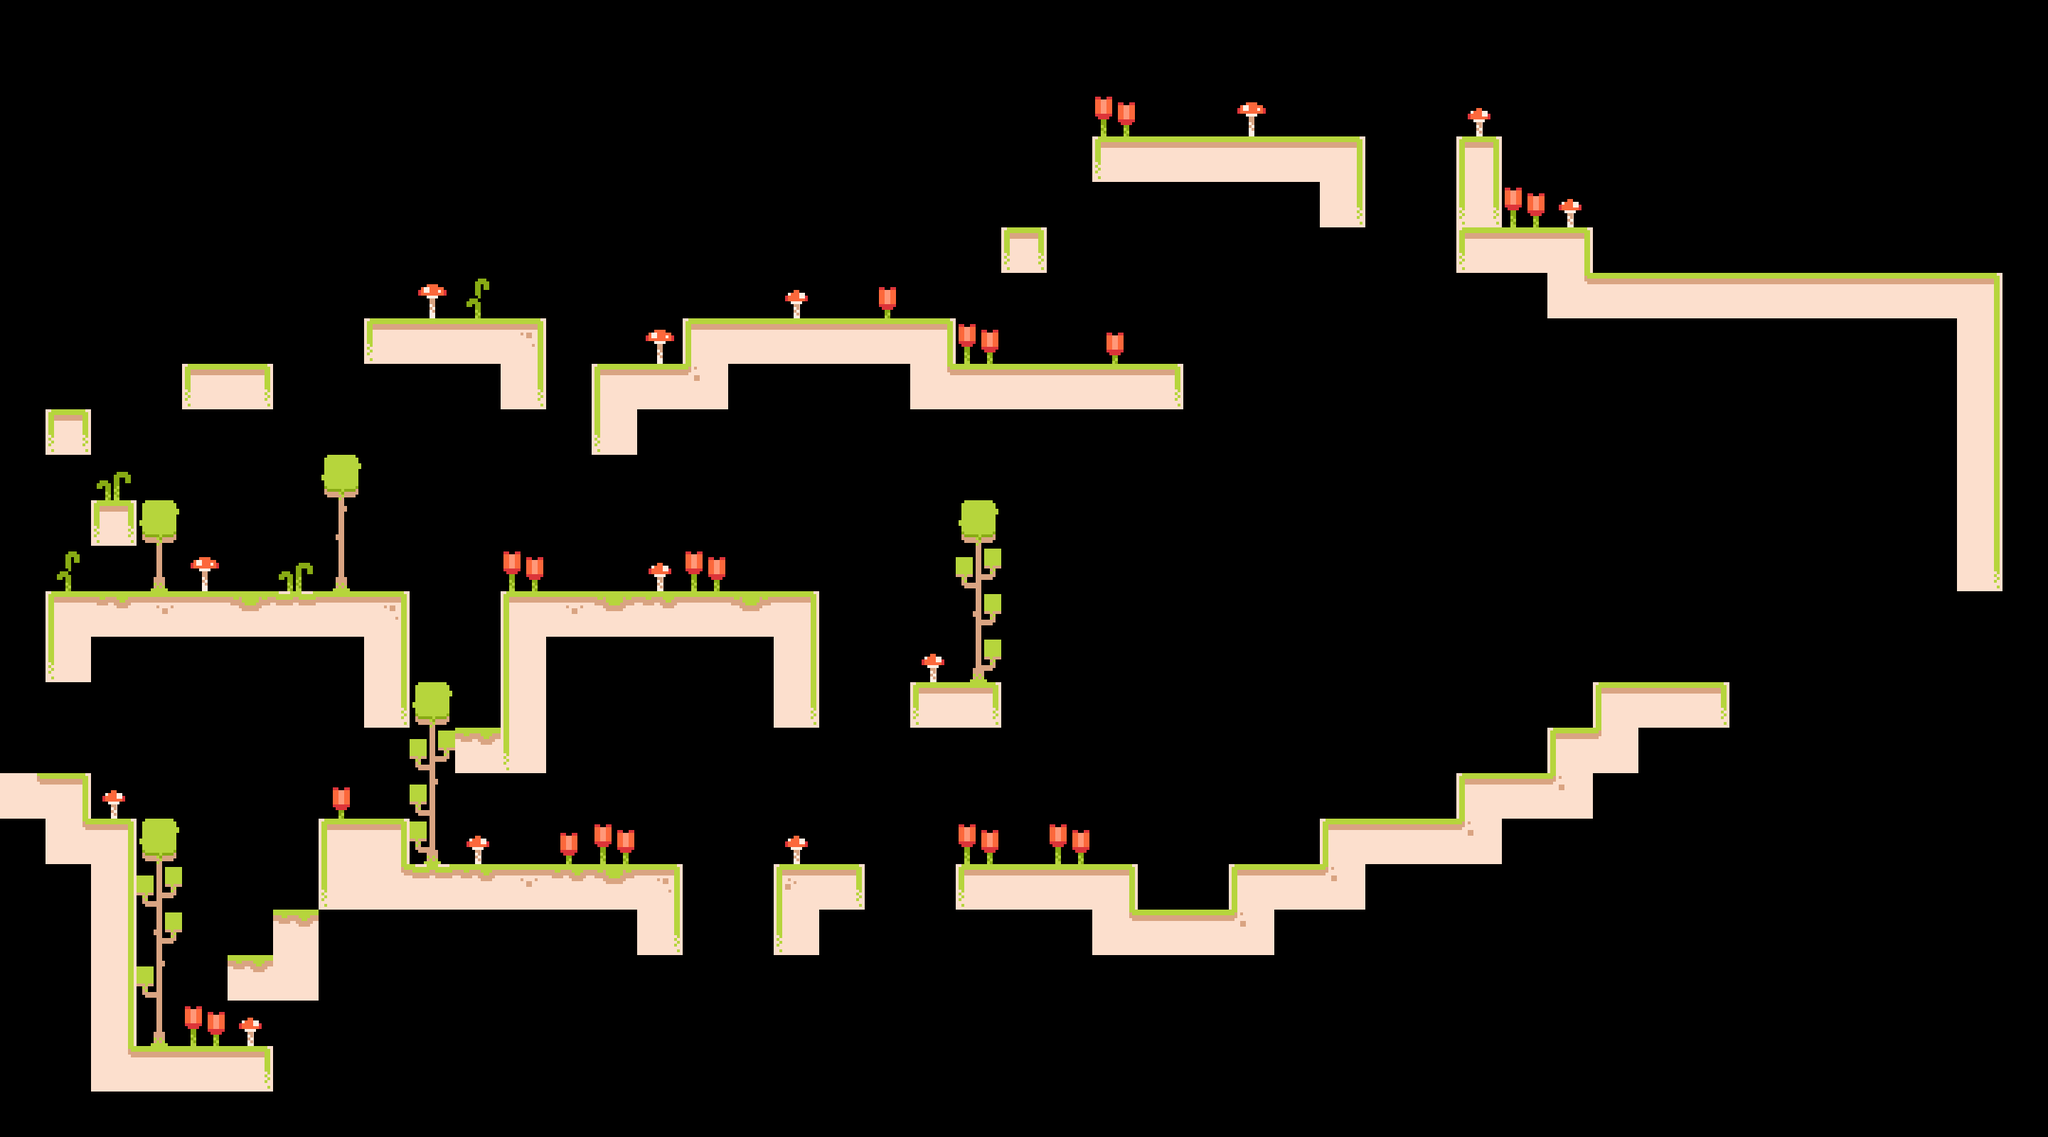

The image is a tile-based game level rendered from a .tmx file. Its description and complete source (layers, tilesets, objects, tile grids) follow:
An orthogonal 45x25 tile map with 64x64 px tiles, 2 tile layers (Main, Decoration) and 6 objects (5x Worm, Player).

<map version="1.10" tiledversion="1.11.0" orientation="orthogonal" renderorder="right-down" width="45" height="25" tilewidth="64" tileheight="64" infinite="0" nextlayerid="4" nextobjectid="11">
 <tileset firstgid="1" source="../tilesets/tilemap.tsx" />
 <layer id="1" name="Main" width="45" height="25">
  <data encoding="csv">
0,0,0,0,0,0,0,0,0,0,0,0,0,0,0,0,0,0,0,0,0,0,0,0,0,0,0,0,0,0,0,0,0,0,0,0,0,0,0,0,0,0,0,0,0,
0,0,0,0,0,0,0,0,0,0,0,0,0,0,0,0,0,0,0,0,0,0,0,0,0,0,0,0,0,0,0,0,0,0,0,0,0,0,0,0,0,0,0,0,0,
0,0,0,0,0,0,0,0,0,0,0,0,0,0,0,0,0,0,0,0,0,0,0,0,0,0,0,0,0,0,0,0,0,0,0,0,0,0,0,0,0,0,0,0,0,
0,0,0,0,0,0,0,0,0,0,0,0,0,0,0,0,0,0,0,0,0,0,0,0,28,5,5,5,5,6,0,0,20,0,0,0,0,0,0,0,0,0,0,0,0,
0,0,0,0,0,0,0,0,0,0,0,0,0,0,0,0,0,0,0,0,0,0,0,0,0,0,0,0,0,19,0,0,30,0,0,0,0,0,0,0,0,0,0,0,0,
0,0,0,0,0,0,0,0,0,0,0,0,0,0,0,0,0,0,0,0,0,0,10,0,0,0,0,0,0,0,0,0,28,5,6,0,0,0,0,0,0,0,0,0,0,
0,0,0,0,0,0,0,0,0,0,0,0,0,0,0,0,0,0,0,0,0,0,0,0,0,0,0,0,0,0,0,0,0,0,25,5,5,5,5,5,5,5,5,6,0,
0,0,0,0,0,0,0,0,28,5,5,9,0,0,0,4,5,5,5,5,6,0,0,0,0,0,0,0,0,0,0,0,0,0,0,0,0,0,0,0,0,0,0,16,0,
0,0,0,0,28,29,0,0,0,0,0,19,0,4,5,26,0,0,0,0,25,5,5,5,5,29,0,0,0,0,0,0,0,0,0,0,0,0,0,0,0,0,0,16,0,
0,10,0,0,0,0,0,0,0,0,0,0,0,17,0,0,0,0,0,0,0,0,0,0,0,0,0,0,0,0,0,0,0,0,0,0,0,0,0,0,0,0,0,16,0,
0,0,0,0,0,0,0,0,0,0,0,0,0,0,0,0,0,0,0,0,0,0,0,0,0,0,0,0,0,0,0,0,0,0,0,0,0,0,0,0,0,0,0,16,0,
0,0,10,0,0,0,0,0,0,0,0,0,0,0,0,0,0,0,0,0,0,0,0,0,0,0,0,0,0,0,0,0,0,0,0,0,0,0,0,0,0,0,0,16,0,
0,0,0,0,0,0,0,0,0,0,0,0,0,0,0,0,0,0,0,0,0,0,0,0,0,0,0,0,0,0,0,0,0,0,0,0,0,0,0,0,0,0,0,19,0,
0,4,22,8,5,23,21,5,9,0,0,4,8,23,22,5,23,6,0,0,0,0,0,0,0,0,0,0,0,0,0,0,0,0,0,0,0,0,0,0,0,0,0,0,0,
0,17,0,0,0,0,0,0,16,0,0,14,0,0,0,0,0,16,0,0,0,0,0,0,0,0,0,0,0,0,0,0,0,0,0,0,0,0,0,0,0,0,0,0,0,
0,0,0,0,0,0,0,0,19,0,0,14,0,0,0,0,0,19,0,0,28,29,0,0,0,0,0,0,0,0,0,0,0,0,0,4,5,29,0,0,0,0,0,0,0,
0,0,0,0,0,0,0,0,0,0,22,17,0,0,0,0,0,0,0,0,0,0,0,0,0,0,0,0,0,0,0,0,0,0,4,24,0,0,0,0,0,0,0,0,0,
25,6,0,0,0,0,0,0,0,0,0,0,0,0,0,0,0,0,0,0,0,0,0,0,0,0,0,0,0,0,0,0,4,5,26,0,0,0,0,0,0,0,0,0,0,
0,25,6,0,0,0,0,4,6,0,0,0,0,0,0,0,0,0,0,0,0,0,0,0,0,0,0,0,0,4,5,5,26,0,0,0,0,0,0,0,0,0,0,0,0,
0,0,16,0,0,0,0,17,25,21,22,8,22,23,9,0,0,7,29,0,0,28,5,5,6,0,0,4,5,26,0,0,0,0,0,0,0,0,0,0,0,0,0,0,0,
0,0,16,0,0,0,22,0,0,0,0,0,0,0,19,0,0,17,0,0,0,0,0,0,25,5,5,26,0,0,0,0,0,0,0,0,0,0,0,0,0,0,0,0,0,
0,0,16,0,0,22,15,0,0,0,0,0,0,0,0,0,0,0,0,0,0,0,0,0,0,0,0,0,0,0,0,0,0,0,0,0,0,0,0,0,0,0,0,0,0,
0,0,16,0,0,0,0,0,0,0,0,0,0,0,0,0,0,0,0,0,0,0,0,0,0,0,0,0,0,0,0,0,0,0,0,0,0,0,0,0,0,0,0,0,0,
0,0,25,5,5,29,0,0,0,0,0,0,0,0,0,0,0,0,0,0,0,0,0,0,0,0,0,0,0,0,0,0,0,0,0,0,0,0,0,0,0,0,0,0,0,
0,0,0,0,0,0,0,0,0,0,0,0,0,0,0,0,0,0,0,0,0,0,0,0,0,0,0,0,0,0,0,0,0,0,0,0,0,0,0,0,0,0,0,0,0
</data>
 </layer>
 <layer id="3" name="Decoration" width="45" height="25">
  <data encoding="csv">
0,0,0,0,0,0,0,0,0,0,0,0,0,0,0,0,0,0,0,0,0,0,0,0,0,0,0,0,0,0,0,0,0,0,0,0,0,0,0,0,0,0,0,0,0,
0,0,0,0,0,0,0,0,0,0,0,0,0,0,0,0,0,0,0,0,0,0,0,0,0,0,0,0,0,0,0,0,0,0,0,0,0,0,0,0,0,0,0,0,0,
0,0,0,0,0,0,0,0,0,0,0,0,0,0,0,0,0,0,0,0,0,0,0,0,33,0,0,31,0,0,0,0,32,0,0,0,0,0,0,0,0,0,0,0,0,
0,0,0,0,0,0,0,0,0,0,0,0,0,0,0,0,0,0,0,0,0,0,0,0,0,0,0,0,0,0,0,0,0,0,0,0,0,0,0,0,0,0,0,0,0,
0,0,0,0,0,0,0,0,0,0,0,0,0,0,0,0,0,0,0,0,0,0,0,0,0,0,0,0,0,0,0,0,0,33,32,0,0,0,0,0,0,0,0,0,0,
0,0,0,0,0,0,0,0,0,0,0,0,0,0,0,0,0,0,0,0,0,0,0,0,0,0,0,0,0,0,0,0,0,0,0,0,0,0,0,0,0,0,0,0,0,
0,0,0,0,0,0,0,0,0,31,36,0,0,0,0,0,0,32,0,34,0,0,0,0,0,0,0,0,0,0,0,0,0,0,0,0,0,0,0,0,0,0,0,0,0,
0,0,0,0,0,0,0,0,0,0,0,0,0,0,31,0,0,0,0,0,0,33,0,0,34,0,0,0,0,0,0,0,0,0,0,0,0,0,0,0,0,0,0,0,0,
0,0,0,0,0,0,0,0,0,0,0,0,0,0,0,0,0,0,0,0,0,0,0,0,0,0,0,0,0,0,0,0,0,0,0,0,0,0,0,0,0,0,0,0,0,
0,0,0,0,0,0,0,0,0,0,0,0,0,0,0,0,0,0,0,0,0,0,0,0,0,0,0,0,0,0,0,0,0,0,0,0,0,0,0,0,0,0,0,0,0,
0,0,35,0,0,0,0,39,0,0,0,0,0,0,0,0,0,0,0,0,0,0,0,0,0,0,0,0,0,0,0,0,0,0,0,0,0,0,0,0,0,0,0,0,0,
0,0,0,39,0,0,0,49,0,0,0,0,0,0,0,0,0,0,0,0,0,39,0,0,0,0,0,0,0,0,0,0,0,0,0,0,0,0,0,0,0,0,0,0,0,
0,36,0,59,31,0,35,59,0,0,0,33,0,0,32,33,0,0,0,0,0,40,0,0,0,0,0,0,0,0,0,0,0,0,0,0,0,0,0,0,0,0,0,0,0,
0,0,0,0,0,0,0,0,0,0,0,0,0,0,0,0,0,0,0,0,0,50,0,0,0,0,0,0,0,0,0,0,0,0,0,0,0,0,0,0,0,0,0,0,0,
0,0,0,0,0,0,0,0,0,0,0,0,0,0,0,0,0,0,0,0,32,60,0,0,0,0,0,0,0,0,0,0,0,0,0,0,0,0,0,0,0,0,0,0,0,
0,0,0,0,0,0,0,0,0,39,0,0,0,0,0,0,0,0,0,0,0,0,0,0,0,0,0,0,0,0,0,0,0,0,0,0,0,0,0,0,0,0,0,0,0,
0,0,0,0,0,0,0,0,0,40,0,0,0,0,0,0,0,0,0,0,0,0,0,0,0,0,0,0,0,0,0,0,0,0,0,0,0,0,0,0,0,0,0,0,0,
0,0,32,0,0,0,0,34,0,48,0,0,0,0,0,0,0,0,0,0,0,0,0,0,0,0,0,0,0,0,0,0,0,0,0,0,0,0,0,0,0,0,0,0,0,
0,0,0,39,0,0,0,0,0,58,32,0,34,33,0,0,0,32,0,0,0,33,0,33,0,0,0,0,0,0,0,0,0,0,0,0,0,0,0,0,0,0,0,0,0,
0,0,0,40,0,0,0,0,0,0,0,0,0,0,0,0,0,0,0,0,0,0,0,0,0,0,0,0,0,0,0,0,0,0,0,0,0,0,0,0,0,0,0,0,0,
0,0,0,50,0,0,0,0,0,0,0,0,0,0,0,0,0,0,0,0,0,0,0,0,0,0,0,0,0,0,0,0,0,0,0,0,0,0,0,0,0,0,0,0,0,
0,0,0,48,0,0,0,0,0,0,0,0,0,0,0,0,0,0,0,0,0,0,0,0,0,0,0,0,0,0,0,0,0,0,0,0,0,0,0,0,0,0,0,0,0,
0,0,0,59,33,32,0,0,0,0,0,0,0,0,0,0,0,0,0,0,0,0,0,0,0,0,0,0,0,0,0,0,0,0,0,0,0,0,0,0,0,0,0,0,0,
0,0,0,0,0,0,0,0,0,0,0,0,0,0,0,0,0,0,0,0,0,0,0,0,0,0,0,0,0,0,0,0,0,0,0,0,0,0,0,0,0,0,0,0,0,
0,0,0,0,0,0,0,0,0,0,0,0,0,0,0,0,0,0,0,0,0,0,0,0,0,0,0,0,0,0,0,0,0,0,0,0,0,0,0,0,0,0,0,0,0
</data>
 </layer>
 <objectgroup id="2" name="Entities">
  <object id="1" name="Player" x="320" y="320">
   <point />
  </object>
  <object id="3" name="Worm" x="2240" y="320" width="576" height="64" />
  <object id="4" name="Worm" x="1536" y="128" width="384" height="64" />
  <object id="5" name="Worm" x="960" y="384" width="384" height="64" />
  <object id="6" name="Worm" x="704" y="768" width="448" height="64" />
  <object id="7" name="Worm" x="576" y="1152" width="384" height="64" />
 </objectgroup>
</map>
